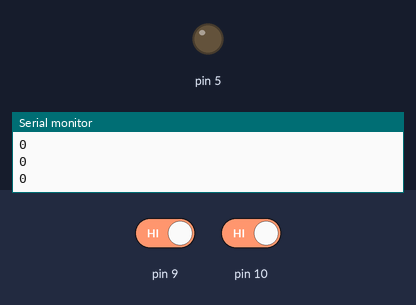
Simulated run of this sketch. Board: Arduino Uno, built with avr-gcc and run on an emulated ATmega328P. Parts: output pins drawn as LEDs (lit = HIGH), the last lines printed to the serial monitor. The inputs (shaded band) are chosen by the test bench; at power-on: pin 9 HIGH, pin 10 HIGH.

Above: at 1.2 s.
1.3 s: pin 9 driven LOW
At 3.0 s:
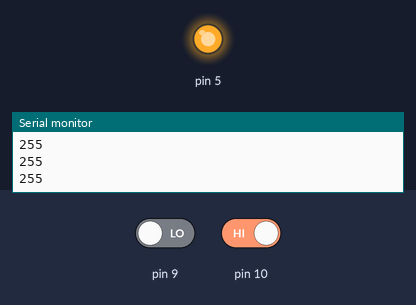
4.3 s: pin 10 driven LOW
Timing chart, 0 to 7.3 s (numbered marks = the images above; inputs shaded):
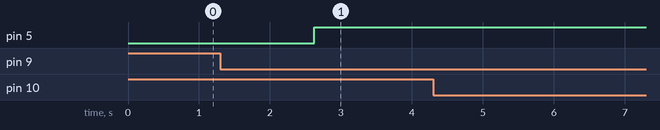

Measured:
- after the input at 1.3 s, pin 5: LOW → HIGH after 1.3 s

The sketch:

P11_the_one_with_Light_getting_dimmer.ino
```cpp
int i=0;
int hs;
int ls;
void setup() {
  // put your setup code here, to run once:
pinMode(5, OUTPUT);
pinMode(9, INPUT);
pinMode(10, INPUT);
Serial.begin(9600);
}

void loop() {
  // put your main code here, to run repeatedly:
hs=digitalRead(9);
ls=digitalRead(10);
Serial.println(i);
if (hs==0){
  analogWrite(5, i);
  if (i<255){
  i++;
  }
  delay(5);
}
if (ls==0){
  analogWrite(5,i);
  if (i>0){
  i--;
  }
  delay(5);
}
}
```
